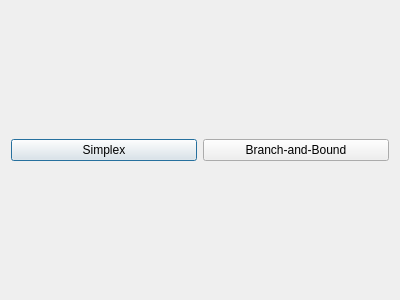
<?xml version="1.0" encoding="UTF-8"?>
<ui version="4.0">
 <class>MethodsDialog</class>
 <widget class="QDialog" name="MethodsDialog">
  <property name="geometry">
   <rect>
    <x>0</x>
    <y>0</y>
    <width>400</width>
    <height>300</height>
   </rect>
  </property>
  <property name="windowTitle">
   <string>Dialog</string>
  </property>
  <layout class="QGridLayout" name="gridLayout">
   <item row="0" column="0">
    <widget class="QPushButton" name="SimplexButton">
     <property name="text">
      <string>Simplex</string>
     </property>
    </widget>
   </item>
   <item row="0" column="1">
    <widget class="QPushButton" name="pushButton">
     <property name="text">
      <string>Branch-and-Bound</string>
     </property>
    </widget>
   </item>
  </layout>
 </widget>
 <resources/>
 <connections/>
</ui>
